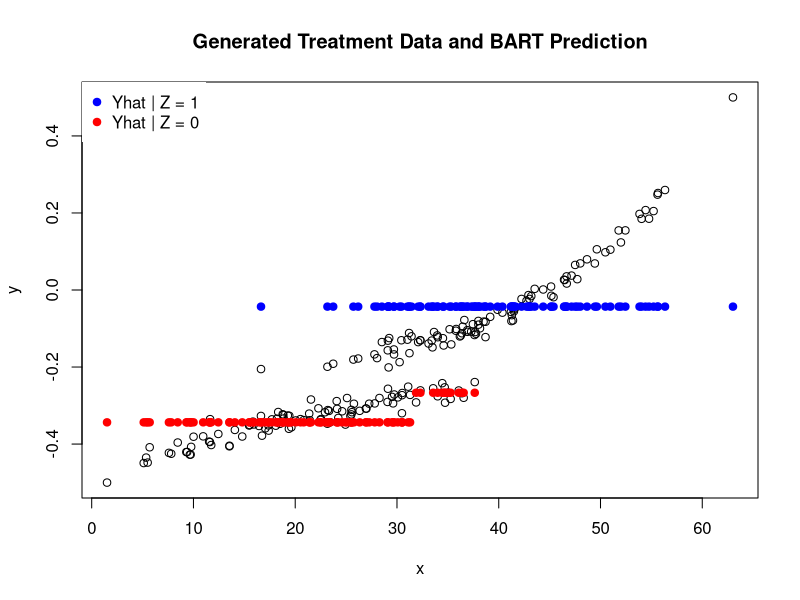

Write the R code that produced this figure.
# Bayesian Addative Regression Trees #
# Chipman, George, McCulloch (1998) -> CGM98
remove(list = objects())
library(tidyverse)

#### Generate data ----------------------------------
# data generation following Hill (2010)
set.seed(77)
p <- 0.5
z <- rbinom(200, 1, p)
y <- c()
x <- c()
for (i in 1:length(z)) {
  
  if (z[i] == 1) {
    
    x[i] <- rnorm(1, 40, 10)
    y[i] <- rnorm(1, 90 + exp(0.06*x[i]), 1)
    
  } else {
    
    x[i] <- rnorm(1, 20, 10)
    y[i] <- rnorm(1, 72 + 3*sqrt(x[i]), 1)
    
  }
    
}

#set.seed(NULL)

# rescale y to (-.5, .5) interval
ridx <- which(is.na(y))
y <- y[-ridx]
y <- (y - min(y))/(max(y) - min(y)) - 0.5
org_y <- y
data <- data.frame(y = y,
                   z = z[-ridx],
                   x = x[-ridx],
                   org_y = org_y)
remove(x, y, z, org_y)

#### Priors and likelihood -------------------------
# back to CGM98

# tree prior
p_split <- function(d, a = alpha, b = beta) {
  
  s <- a*(1 + d)^(-beta)
  # rv <- rbinom(1, 1, s)
  return(s)
  
}

# leaf param prior (mu)
mus_draw <- function(n_tn, s2) {
  
  mus <- rnorm(n_tn, sd = sqrt(s2))
  return(mus)
  
}

# leaf param hyper
sig2_draw <- function(v = nu, lam = lambda) {
  
  s2 <- 1/rgamma(1, v/2, scale = v*lam/2)
  return(s2)
  
}

# log-likelihood 
loglik <- function(n_vec, y_list, mu, n_tn, c = a, v = nu, lam = lambda) {
  
  if (length(which(n_vec == 0)) > 0) {
    
    j <- which(n_vec == 0)
    y_list <- y_list[-j]
    n_vec <- n_vec[-j]
    n_tn <- n_tn - 1
    
  }
  
  s_vec <- map2_dbl(y_list, n_vec,
                    function(y, n) (n - 1)*var(y))
  # 1 obs in y_list -> NA for var(y), define as o
  s_vec[is.na(s_vec)] <- 0
  
  t_vec <- map2_dbl(y_list, n_vec,
                    function(y, n) ((n*c)/(n + c))*(mean(y) - mu)^2)
  
  f <- -sum(n_vec/2)*log(pi) + n_tn*v/2*log(v*lam) + n_tn/2*log(c) -
    1/2*sum(log(n_vec + c)) + sum(log(gamma((n_vec + v)/2))) - 
    n_tn*log(gamma(v/2)) - sum((n_vec + v)/2)*sum(log(s_vec + t_vec + v*lam))
  
  return(f)
  
}

# Tree acceptance draw
rho_draw <- function(k_grow, k_prune, Lmp1, Lm, tdraw) {
  
  # if (Lmp1 < 0 & Lm > 0) {
  #   
  #   l_rat <- 0
  #   
  # } else if (Lmp1 > 0 & Lm < 0) {
  #   
  #   l_rat <- 1
  #   
  # } else if (Lmp1 == Inf & Lm == Inf) {
  #   
  #   l_rat <- 1
  #   
  # } else {
  #   
  #   l_rat <- Lmp1/Lm
  #   
  # }
  
  l_rat <- Lmp1/Lm
  
  if (tdraw == 'grow') {
    
    rho <- min(l_rat*k_prune, 1)
    
  } else if (tdraw == 'prune') {
    
    rho <- min(l_rat*1/k_grow, 1)
    
  } else {
    
    rho <- min(l_rat, 1)
    
  }
  
  bdraw <- rbinom(1, 1, rho)
  return(bdraw)
  
}

#### Tree action setup -----------------------------------

# initialize z partition nodes and split value
nodes_zl <- list()
nodes_zr <- list()
split_z <- 0.5

# initialize z_left and z_right nodes for > than conditions (go right)
nodes_zlr <- list(NA)
nodes_zrr <- list(NA)

# initialize split value vectors
splits_zl <- c(split_z)
splits_zr <- c(split_z)

# initialize leaf size constraint
min_leaf_obs <- 3

# initialize leaf parameter list
leaf_params <- list()

# initiate tree random action
tree_step <- c('grow', 'prune', 'change', 'swap')
draw_action <- function() {
  
  # kernel probabilities
  #g <- p_split(d)
  #p <- (1 - g)/3
  #c <- p
  #s <- p
  g <- .25
  p <- g
  c <- .4
  s <- .1
  draw <- sample(tree_step, 1, prob = c(g, p, c, s))
  out <- list(g_kern = g, p_kern = p, draw = draw)
  return(out)
  
}

#### Tree action functions --------------------------------

# if action is grow
t_grow <- function() {
  
  # draw initial z node direction, < 0.5 or > 0.5
  s_direct <- sample(c('l', 'r'), 1)
  inaction <- FALSE
  
  if(length(nodes_zl) == 0 | length(nodes_zr) == 0) {
    
    # define intial partition on z 
    nodes_zl[[1]] <<- data %>%
      filter(z < split_z) %>%
      .$y
    nodes_zr[[1]] <<- data %>%
      filter(!y %in% nodes_zl[[1]]) %>%
      .$y
    
    # define initial depth
    i <- 1
    
  } else {
    
    # ifelse and if_else only handles conditions of length 1
    if (s_direct == 'l') {
      
      nodes <- nodes_zl
      nodes_r <- nodes_zlr
      splits <- splits_zl
      
    } else {
      
      nodes <- nodes_zr
      nodes_r <- nodes_zrr
      splits <- splits_zr
      
    }
    
    # new depth length to grow on
    i <- length(nodes) + 1
    
    # define uniform splitting rultes
    if (length(nodes) == 1) {
      
      splits[i] <- sample(data$x, 1)
      
    } else {
      
      splits[i] <- data$x %>%
        .[between(., min(.), splits[i - 1])] %>%
        sample(1)
      
    }
    
    split <- splits[i]
    
    # partition data at current split point for data in z <> .05
    split_y <- data %>%
      filter(x < split & y %in% nodes[[1]]) %>%
      .$y
    
    # check if minimum leaf obs is met
    if(length(split_y) >= min_leaf_obs) {
      
      # assign data to new node
      nodes[[i]] <- split_y
      
      # parition compliment data depending on node length
      if (length(nodes) <= 2) {
        
        split_comp_y <- data %>%
          filter(!y %in% nodes[[i]] &
                   y %in% nodes[[1]]) %>%
          .$y
        
      } else {
        
        split_comp_y <- data %>%
          filter(!y %in% unlist(nodes_r) &
                   !y %in% nodes[[i]] &
                   y %in% nodes[[1]]) %>%
          .$y
        
      }
      
      # assign data to compliment node
      nodes_r[[i]] <- split_comp_y
      
    } else {
      
      inaction <- TRUE
      splits <- splits[-length(splits)]
      cat('Cannot partition.',
          '\nMinimum leaf obs of', min_leaf_obs, 'not met.',
          '\n')
      
    }
    
    if (s_direct == 'l') {
      
      nodes_zl <<- nodes
      nodes_zlr <<- nodes_r
      splits_zl <<- splits
      
    } else {
      
      nodes_zr <<- nodes
      nodes_zrr <<- nodes_r
      splits_zr <<- splits
      
    }
    
  }
  
  d <- ifelse(s_direct == 'l', length(nodes_zl), length(nodes_zr))
  out <- list(left_nodes = nodes_zl, right_nodes = nodes_zr,
              left_comps = nodes_zlr, right_comps = nodes_zrr,
              left_splits = splits_zl, right_splits = splits_zr,
              depth = d, direc = s_direct, inaction = inaction)
  return(out)
  
}

# if action is prune
t_prune <- function() {
  
  s_direct <- sample(c('l', 'r'), 1)
  inaction <- FALSE
  
  if(length(nodes_zl) == 1  & s_direct == 'l') {
    
    inaction <- TRUE
    cat('Cannot prune', s_direct, 'any further.',
        '\n')
    
  } else if (length(nodes_zr) == 1  & s_direct == 'r') {
    
    inaction <- TRUE
    cat('Cannot prune', s_direct, 'any further.',
        '\n')
    
  } else {
    
    if (s_direct == 'l') {
      
      i <- length(nodes_zl)
      nodes_zl <<- nodes_zl[-i]
      nodes_zlr <<- nodes_zlr[-i]
      splits_zl <<- splits_zl[-i]
      
    } else {
      
      i <- length(nodes_zr)
      nodes_zr <<- nodes_zr[-i]
      nodes_zrr <<- nodes_zrr[-i]
      splits_zr <<- splits_zr[-i]
      
    }
    
  }
  
  d <- ifelse(s_direct == 'l', length(nodes_zl), length(nodes_zr))
  out <- list(left_nodes = nodes_zl, right_nodes = nodes_zr,
              left_comps = nodes_zlr, right_comps = nodes_zrr,
              left_splits = splits_zl, right_splits = splits_zr,
              depth = d, direc = s_direct, inaction = inaction)
  return(out)
  
}

# if action is change
t_change <- function() {
  
  s_direct <- sample(c('l', 'r'), 1)
  inaction <- FALSE
  
  if(length(nodes_zl) == 1 & s_direct == 'l') {
    
    inaction <- TRUE
    cat('Cannot change splitting rule for direction:', s_direct,
        '\nCurrent node is the initial node.',
        '\n')
    
  } else if (length(nodes_zr) == 1 & s_direct == 'r') {
    
    inaction <- TRUE
    cat('Cannot change splitting rule for direction:', s_direct,
        '\nCurrent node is the initial node.',
        '\n')
    
  } else {
    
    if (s_direct == 'l') {
      
      nodes <- nodes_zl
      nodes_r <- nodes_zlr
      splits <- splits_zl
      
    } else {
      
      nodes <- nodes_zr
      nodes_r <- nodes_zrr
      splits <- splits_zr
      
    }
    
    # random node draw conditioned on random side (z <> 0.5)
    # specify change conditions based on node length
    if (length(nodes) > 2) {
      
      i <- sample(2:length(nodes), 1)
      
    } else {
      
      i <- 2
      
    }
    
    if (i == length(nodes)) {
      
      nodes <- nodes
      nodes_r <- nodes_r
      splits <- splits
      
    } else {
      
      nodes <- nodes[-c(i + 1:length(nodes))]
      nodes_r <- nodes_r[-c(i + 1:length(nodes_r))]
      splits <- splits[-c(i + 1:length(splits))]
      
    }
    
    # store current split
    old_split <- splits[i]
    
    # check split vector length to define new split
    if (i > 2) {
      
      splits[i] <- data$x %>%
        .[between(., min(.), splits[i - 1])] %>%
        sample(1)
      
    } else {
      
      splits[i] <- sample(data$x, 1)
      
    }
    
    split <- splits[i]
    
    # partition data at current split point for data in z <> .05
    split_y <- data %>%
      filter(x < split & y %in% nodes[[1]]) %>%
      .$y
    
    # check minimum leaf obs condition
    if(length(split_y) >= min_leaf_obs) {
      
      # assign data to new random node
      nodes[[i]] <- split_y
      
      # parition compliment data depending on node length
      if (length(nodes) <= 2) {
        
        split_comp_y <- data %>%
          filter(!y %in% nodes[[i]] &
                   y %in% nodes[[1]]) %>%
          .$y
        
      } else {
        
        split_comp_y <- data %>%
          filter(!y %in% unlist(nodes_r) &
                   !y %in% nodes[[i]] &
                   y %in% nodes[[1]]) %>%
          .$y
        
      }
      
      # assign data to new random compliment node
      nodes_r[[i]] <- split_comp_y
      
    } else {
      
      # iterate through new splitting rule until meeting obs const
      itr <- 1
      max_itr <- 20
      while (length(split_y) < min_leaf_obs & itr <= max_itr) {
        
        if (i > 2) {
          
          splits[i] <- data$x %>%
            .[between(., min(.), splits[i - 1])] %>%
            sample(1)
          
        } else {
          
          splits[i] <- sample(data$x, 1)
          
        }
        
        split <- splits[i]
        
        # partition data at current split point for data in z <> .05
        split_y <- data %>%
          filter(x < split & y %in% nodes[[1]]) %>%
          .$y
        
        cat('Finding valid splitting rule, iteration:', itr,
            '\n')
        itr <- itr + 1
        
        if (itr > max_itr) {
          
          # restore old split and partitioned data
          splits[i] <- old_split
          inaction <- TRUE
          cat('Max splitting iterations reached. Original split kept.',
              '\n')
          
        }
        
      }
      
      # partition data based on splitting rule result
      split <- splits[i]
      split_y <- data %>%
        filter(x < split & y %in% nodes[[1]]) %>%
        .$y
      nodes[[i]] <- split_y
      
      # parition compliment data depending on node length
      if (length(nodes) <= 2) {
        
        split_comp_y <- data %>%
          filter(!y %in% nodes[[i]] &
                   y %in% nodes[[1]]) %>%
          .$y
        
      } else {
        
        split_comp_y <- data %>%
          filter(!y %in% unlist(nodes_r) &
                   !y %in% nodes[[i]] &
                   y %in% nodes[[1]]) %>%
          .$y
        
      }
      
    }
    
    if (s_direct == 'l') {
      
      nodes_zl <<- nodes
      nodes_zlr <<- nodes_r
      splits_zl <<- splits
      
    } else {
      
      nodes_zr <<- nodes
      nodes_zrr <<- nodes_r
      splits_zr <<- splits
      
    }
      
  }
  
  d <- ifelse(s_direct == 'l', length(nodes_zl), length(nodes_zr))
  out <- list(left_nodes = nodes_zl, right_nodes = nodes_zr,
              left_comps = nodes_zlr, right_comps = nodes_zrr,
              left_splits = splits_zl, right_splits = splits_zr,
              depth = d, direc = s_direct, inaction = inaction)
  return(out)
  
}

# if action is swap
t_swap <- function() {
  
  s_direct <- sample(c('l', 'r'), 1)
  inaction <- FALSE
  
  if (length(nodes_zl) == 1 & s_direct == 'l') {
    
    inaction <- TRUE
    cat('Cannot swap splitting rule for direction:', s_direct,
        '\nParent node is the initial node.',
        '\n')
    
  } else if (length(nodes_zr) == 1 & s_direct == 'r') {
    
    inaction <- TRUE
    cat('Cannot swap splitting rule direction:', s_direct,
        '\nParent node is the initial node.',
        '\n')
    
  } else {
    
    if (s_direct == 'l') {
      
      nodes <- nodes_zl
      nodes_r <- nodes_zlr
      splits <- splits_zl
      
    } else {
      
      nodes <- nodes_zr
      nodes_r <- nodes_zrr
      splits <- splits_zr
      
    }
    
    # conditions for random parent node draw
    if (length(nodes) > 2) {
      
      i <- sample(2:length(nodes), 1)
      cat('Sample node', i, 'in length', length(nodes),
          '\n')
      
    } else {
      
      i <- 2
      
    }
    
    if (i == length(nodes)) {
      
      inaction <- TRUE
      cat('There is no child node to swap with. Original nodes kept.',
          '\n')
      
    } else {
      
      # save child data to map to parent node (given symmetric child split rule)
      child_data <- nodes[[i + 1]]
      # subset nodes to i - 1 before parent to define child split rule on parent
      nodes <- nodes[-c(i:length(nodes))]
      nodes_r <- nodes_r[-c(i:length(nodes_r))]
      # swap splitting rule of parent i and child i + 1
      split <- splits[i + 1]
      splits <- splits[-c(i:length(splits))]
      splits[i] <- split
      
      # swap parent and child node data based on child swap rule
      nodes[[i]] <- child_data
      
      # partition new compliment data based on new parent node
      if (length(nodes) <= 2) {
        
        split_comp_y <- data %>%
          filter(!y %in% nodes[[i]] &
                   y %in% nodes[[1]]) %>%
          .$y
        
      } else {
        
        split_comp_y <- data %>%
          filter(!y %in% unlist(nodes_r) &
                   !y %in% nodes[[i]] &
                   y %in% nodes[[1]]) %>%
          .$y
        
      }
      
      # assign new compliment data based on child split
      nodes_r[[i]] <- split_comp_y
      
    }
    
    if (s_direct == 'l') {
      
      nodes_zl <<- nodes
      nodes_zlr <<- nodes_r
      splits_zl <<- splits
      
    } else {
      
      nodes_zr <<- nodes
      nodes_zrr <<- nodes_r
      splits_zr <<- splits
      
    }
    
  }
  
  d <- ifelse(s_direct == 'l', length(nodes_zl), length(nodes_zr))
  out <- list(left_nodes = nodes_zl, right_nodes = nodes_zr,
            left_comps = nodes_zlr, right_comps = nodes_zrr,
            left_splits = splits_zl, right_splits = splits_zr,
            depth = d, direc = s_direct, inaction = inaction)
  return(out)
  
}

# get tree parameters needed for MH iters
get_treedata <- function(i) {
  
  # get tree information
  all_y <- c(nodes_zl[[1]],  nodes_zr[[1]])
  y_list <- c(nodes_zl[length(nodes_zl)], nodes_zlr[-1],
              nodes_zr[length(nodes_zr)], nodes_zrr[-1])
  n_tnl <- 1 + length(nodes_zlr[-1])
  n_tnr <- 1 + length(nodes_zrr[-1])
  n_tns <- n_tnl + n_tnr
  n_vec <- sapply(y_list, length)
  l_splits <- splits_zl
  r_splits <- splits_zr
  params <- mus_draw(n_tns, sig2_mu)
  mu <- mean(params)
  
  # set summed params for resids iter
  leaf_params[i, 1:n_tns] <<- params
  J_psum <- colSums(leaf_params)
  p_sum <- J_psum[1:n_tns]
  
  # get residual information
  r_list <- map2(y_list, p_sum, function(l, p) l - p)
  
  out <- list(all_y = all_y, y_list = y_list, n_tns = n_tns,
              n_tnl = n_tnl, n_tnr = n_tnr, n_vec = n_vec,
              l_splits = l_splits, r_splits = r_splits,
              params = params, p_sum = p_sum, mu = mu,
              r_list = r_list)
  return(out)
  
}

# set residuals for tree_mp1 iteration -----
# set_resdata <- function() {
#   
#   # set y data to match residual index
#   yidx <- match(all_y, data$y)
#   data$y[yidx] <<- unlist(r_list)
#   
#   # replace initial node with residual values
#   nodes_zl[[1]] <<- data %>% filter(z < split_z) %>% .$y
#   nodes_zr[[1]] <<- data %>% filter(z > split_z) %>% .$y
#   #nodes_zl[[1]] <<- unlist(r_list[1:length(nodes_zl)])
#   #nodes_zr[[1]] <<- unlist(r_list[(length(nodes_zl) + 1):length(r_list)])
#   
#   #replace < terminal nodes with residual values
#   len_ln <- length(nodes_zl)
#   if (len_ln > 1) {
# 
#     nodes_zl[[len_ln]] <<- r_list[[1]]
# 
#   }
# 
#   if (length(nodes_zr) > 1) {
# 
#     nodes_zr[[length(nodes_zr)]] <<- r_list[[len_ln + 1]]
# 
#   }
#   
#   # replace terminal compliment nodes with residuals
#   len_lnr <- length(nodes_zlr)
#   len_rnr <- length(nodes_zrr)
#   if (len_lnr > 1) {
# 
#     nodes_zlr[2:len_lnr] <<- r_list[2:len_lnr]
# 
#   }
# 
#   if (len_rnr > 1) {
# 
#     nodes_zrr[2:len_rnr] <<- r_list[(len_lnr + 2):length(r_list)]
# 
#   }
#   
# }

#### Bayesian backfitting additive regression tree ------------------------------

# choosen parameters -> CGM98 (alpha, beta, nu, lambda, a)
alpha <- 0.95
beta <- 2

m <- 200
k <- 2
sig2_mu <- (0.5/(k*sqrt(m)))^2

nu <- 3
res <- resid(lm(y ~ x, data = data))
lambda <- unname(quantile(res, 0.9))
a <- 1/(k*sqrt(m))

# define initial tree
tree_m <- t_grow()
d <- tree_m$depth

# initialize parameter matrix and rho vector
leaf_params <- matrix(0, nrow = m, ncol = m/min_leaf_obs)
rho_vec <- NA

# initialize likelihood from base tree, 
treedata_m <- get_treedata(1)
y_list <- treedata_m$y_list
n_tn <- treedata_m$n_tns
n_vec <- treedata_m$n_vec
mu <- 0
loglik_m <- loglik(n_vec, y_list, mu, n_tn)

# get initial residuals and updated mu for tree_mp1
r_list <- treedata_m$r_list

# update response data to current residuals

# initialize tree sim list
tree_sims <- list(tree_m)
treedata_list <- list(treedata_m)

# MH implementation
for (i in 2:m) {
  
  # draw action
  draw <- draw_action()$draw
  
  if (draw == 'grow') {
    
    tree_mp1 <- t_grow()
    g_kern <- draw_action()$g_kern
    p_kern <- draw_action()$p_kern
    
  } else if (draw == 'prune') {
    
    tree_mp1 <- t_prune()
    g_kern <- draw_action()$g_kern
    p_kern <- draw_action()$p_kern
    
  } else if (draw == 'change') {
    
    tree_mp1 <- t_change()
    
  } else {
    
    tree_mp1 <- t_swap()
    
  }
  
  # get new tree data
  treedata_mp1 <- get_treedata(i)
  # all_y <- treedata_mp1$all_y
  # y_list <- treedata_mp1$y_list
  n_tn <- treedata_mp1$n_tns
  n_vec <- treedata_mp1$n_vec
  r_list <- treedata_mp1$r_list
  loglik_mp1 <- loglik(n_vec, r_list, mu, n_tn)
  
  #treedata_list[[i]] <- treedata
  
  # tree_mp1 acceptance parameter 
  rho <- rho_draw(g_kern, p_kern, loglik_mp1, loglik_m, draw)
  rho_vec[i] <- rho
  
  if (rho == 1) {
    
    # T* = tree_mp1, store tree_mp1 data from above
    # store tree_mp1 as tree_m
    tree_sims[[i]] <- tree_mp1
    treedata_list[[i]] <- treedata_mp1
    
    # store updated likelihood value as mth iter likelihood
    loglik_m <- loglik_mp1
    
    cat('T(m+1) = T*',
        '\n')
    
    } else {
      
      # T* = tree_m
      tree_sims[[i]] <- tree_m
      treedata_list[[i]] <- treedata_list[[i - 1]]
      
      # cancel drawn parameters for unaccepted tree
      leaf_params[i, ] <- 0
      
      cat('T(m+1) = T(m)',
          '\n')
      
    }
  
  # tree_m <- tree_sims[[i]]
  # d <- tree_m$depth
  
  cat('------Bayes tree draw action:', draw,
      '\n------Iteration', i, '/', m,
      '\n\n')
}

#### Prediction ----------------------------

# weighted nodes expectation
vis_nodes <- data.frame(l = sapply(tree_sims, function(x) length(x$left_splits)),
                        r = sapply(tree_sims, function(x) length(x$right_splits)))

get_Enodes <- function(direc) {
  
  w_node <- sum(table(vis_nodes[[direc]])/m*sort(unique(vis_nodes[[direc]])))
  idx <- which.min(abs(w_node - unique(vis_nodes[[direc]])))
  Enode <- unique(vis_nodes[[direc]])[idx]
  
  return(Enode)
  
}

Enodes <- c(get_Enodes('l'), get_Enodes('r'))

# expected left splits
sub_lsplits_idx <- sapply(tree_sims, function(x) length(x$left_splits) == Enodes[1])
sub_lsplits <- sapply(tree_sims[c(sub_lsplits_idx)], function(x) x$left_splits)
if (Enodes[1] > 1) {
  
  # ifelse not handling return rowMeans()
  Elsplits <- rowMeans(sub_lsplits)
  
} else {
  
  Elsplits <- split_z
  
}

# expected right splits
sub_rsplits <- sapply(tree_sims, function(x) length(x$right_splits) == Enodes[2])
sub_rsplits <- sapply(tree_sims[c(sub_rsplits)], function(x) x$right_splits)
if (Enodes[2] > 1) {
  
  Ersplits <- rowMeans(sub_rsplits)
  
} else {
  
  Ersplits <- split_z
  
}

# get associated leaf parameters
get_leafparams <- function(len_sp, direc) {
  
  p_vec <- c()
  
  if (direc == 'right') {
    
    for (i in 1:len_sp) {
      
      if (len_sp == 1) {
        
        p_vec[i] <- data %>% 
          filter(z > Ersplits[1]) %>% 
          .$org_y %>% 
          mean()
          
      } else if (i == len_sp) {
        
        p_vec[i] <- data %>% 
          filter(z > Ersplits[1] &
                   x < Ersplits[i]) %>% 
          .$org_y %>% 
          mean()
        
      } else if (i == 1) {
        
        p_vec[i] <- data %>% 
          filter(z > Ersplits[1] &
                   x > Ersplits[i + 1]) %>% 
          .$org_y %>% 
          mean()
        
      } else {
        
        p_vec[i] <- data %>% 
          filter(z > Ersplits[1] &
                   x < Ersplits[i] &
                   x > Ersplits[i + 1]) %>% 
          .$org_y %>% 
          mean()
        
      }
      
    }
    
  } else {
    
    for (i in 1:len_sp) {
      
      if (len_sp == 1) {
        
        p_vec[i] <- data %>% 
          filter(z < Elsplits[1]) %>% 
          .$org_y %>% 
          mean()
        
      } else if (i == len_sp) {
        
        p_vec[i] <- data %>% 
          filter(z < Elsplits[1] &
                   x < Elsplits[i]) %>% 
          .$org_y %>% 
          mean()
        
        } else if (i == 1) {
        
        p_vec[i] <- data %>% 
          filter(z < Elsplits[1] &
                   x > Elsplits[i + 1]) %>% 
          .$org_y %>% 
          mean()
        
      } else {
        
        p_vec[i] <- data %>% 
          filter(z < Elsplits[1] &
                   x < Elsplits[i] &
                   x > Elsplits[i + 1]) %>% 
          .$org_y %>% 
          mean()
        
      }
      
    }
    
  }
  
  return(p_vec)
  
}

# retrieve parameter values
Elparams <- get_leafparams(length(Elsplits), 'left')
Erparams <- get_leafparams(length(Ersplits), 'right')

# splits may be too close together and produce no obs
if (any(is.na(Elparams))) {
  
  naidx <- which(is.na(Elparams))
  Elparams <- Elparams[-naidx]
  Elsplits <- Elsplits[-(naidx + 1)]
  
} else if (any(is.na(Erparams))) {
  
  naidx <- which(is.na(Erparams))
  Erparams <- Erparams[-naidx]
  Ersplits <- Ersplits[-(naidx + 1)]
  
}

# set values for plotting fits
data$yfit <- 0
llparams <- length(Elparams)
lrparams <- length(Erparams)
  
if (llparams == 1) {
  
  idx <- which(data$z < Elsplits[1])
  data$yfit[idx] <- Elparams[1]
  
}

if (llparams == 2) {
  
  idx1 <- which(data$z < Elsplits[1] &
                  data$x >= Elsplits[2])
  data$yfit[idx1] <- Elparams[1]
  idx2 <- which(data$z < Elsplits[1] &
                  data$x < Elsplits[2])
  data$yfit[idx2] <- Elparams[2]
  
}

for (i in 1:llparams) {
  
  if (i == 1) {
    
    idx <- which(data$z < Elsplits[1] &
                   data$x >= Elsplits[2])
    data$yfit[idx] <- Elparams[1]
    
  } else {
    
    idx <- which(data$z < Elsplits[1] &
                   data$x < Elsplits[i] & 
                   data$x >= Elsplits[i + 1])
    data$yfit[idx] <- Elparams[i]
    
  } 
  
  if (i == llparams) {
    
    idx <- which(data$z < Elsplits[1] &
                   data$x < Elsplits[i])
    data$yfit[idx] <- Elparams[i]
    
  }
  
}

if (lrparams == 1) {
  
  idx <- which(data$z > Ersplits[1])
  data$yfit[idx] <- Erparams[1]
  
}

if (lrparams == 2) {
  
  idx1 <- which(data$z > Ersplits[1] &
                  data$x >= Ersplits[2])
  data$yfit[idx1] <- Erparams[1]
  idx2 <- which(data$z > Ersplits[1] &
                  data$x < Ersplits[2])
  data$yfit[idx2] <- Erparams[2]
  
}

for (i in 1:lrparams) {
  
  if (i == 1) {
    
    idx <- which(data$z > Ersplits[1] &
                   data$x >= Ersplits[2])
    data$yfit[idx] <- Erparams[1]
    
  } else {
    
    idx <- which(data$z > Ersplits[1] &
                   data$x < Ersplits[i] & 
                   data$x >= Ersplits[i + 1])
    data$yfit[idx] <- Erparams[i]
    
  }
  
  if (i == lrparams) {
    
    idx <- which(data$z > Ersplits[1] &
                   data$x < Ersplits[i])
    data$yfit[idx] <- Erparams[i]
    
  }

}

plot(data$x, data$org_y, xlab = 'x', ylab = 'y')
points(data[data$z < 0.5, 'x'], data[data$z < 0.5, 'yfit'],
       col = 'red', pch = 19, cex = 1)
points(data[data$z > 0.5, 'x'], data[data$z > 0.5, 'yfit'],
       col = 'blue', pch = 19, cex = 1)
title(main = 'Generated Treatment Data and BART Prediction')
legend("topleft", pch = 19, col = c('blue', 'red'), box.lty = 0,
       legend = c('Yhat | Z = 1', 'Yhat | Z = 0'))





###